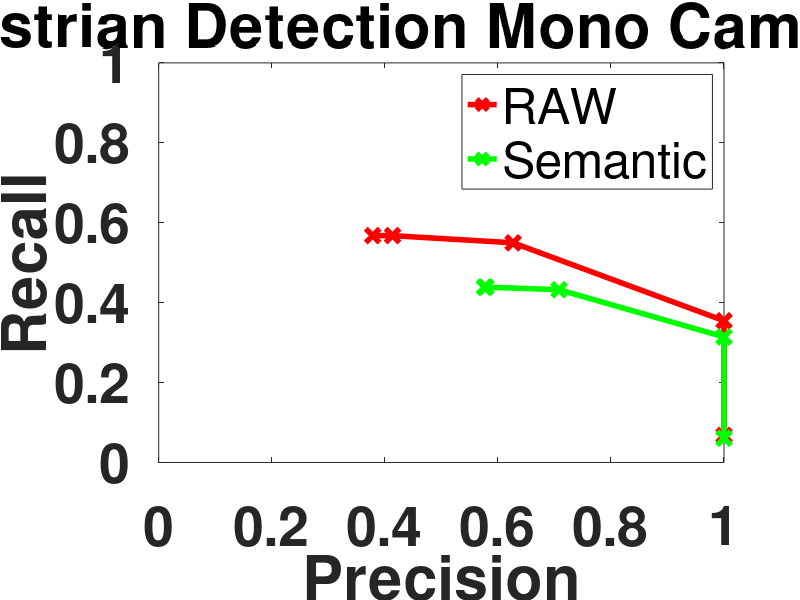
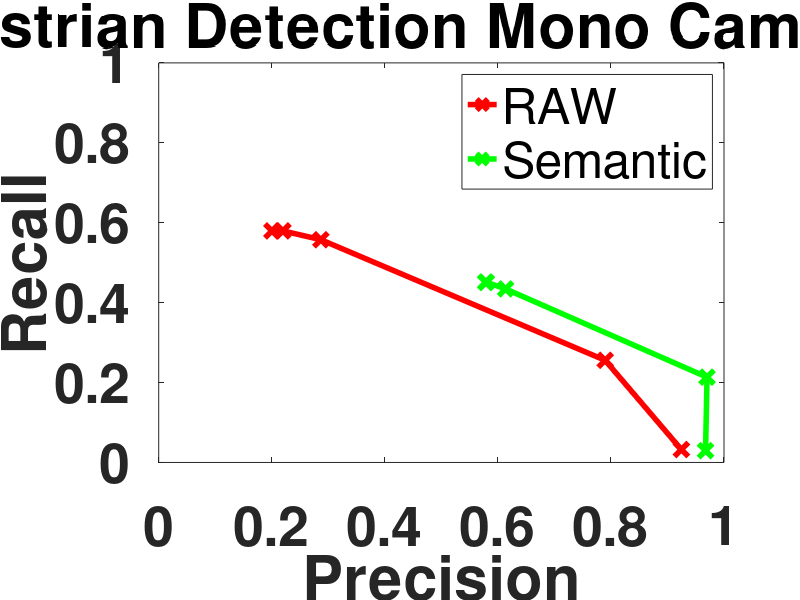
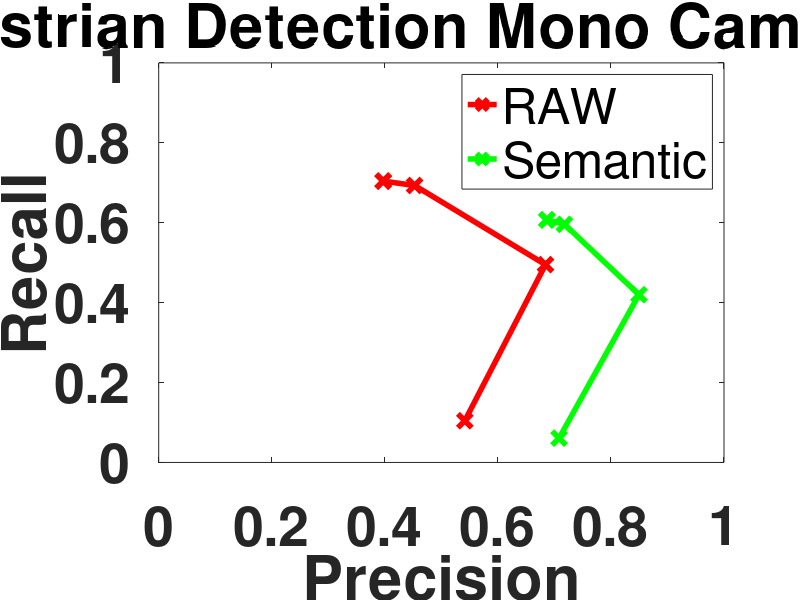

MATLAB code for these plots, in order:
clc;
clear all;
close all;


%% Pedestrian Detection Mono Camera Semantic Constrains

% Camera 1
PSPPrecisionRaw1 = [0.378595 0.413658 0.626883 1 1];
PSPRecallRaw1 = [0.567629 0.567629 0.549722 0.354659 0.0676287];

PSPPrecisionSemantic1 = [0.576124 0.578766 0.708144 1 1];
PSPRecallSemantic1 = [0.438804 0.438804 0.432371 0.314152 0.0605007];

figure1 = figure();
axes1 = axes('Parent',figure1);
plot(PSPPrecisionRaw1, PSPRecallRaw1, '-rx', 'MarkerSize', 10, 'LineWidth', 4)
hold on;
plot(PSPPrecisionSemantic1, PSPRecallSemantic1, '-gx', 'MarkerSize', 10, 'LineWidth', 4)
xlim([0 1]);ylim([0 1]);
xlabel('Precision','FontWeight','bold');
ylabel('Recall','FontWeight','bold');
legend('RAW', 'Semantic')
title('Camera 1 Pedestrian Detection Mono Camera')
title('Camera 1 Pedestrian Detection Mono Camera with Semantic')
set(axes1,'FontSize', 40,'FontWeight','bold');

% Camera 2
PSPPrecisionRaw2 = [0.200251 0.21965 0.28688 0.789796 0.924528];
PSPRecallRaw2 = [0.57959 0.57959 0.557464 0.255614 0.0323646];

PSPPrecisionSemantic2 = [0.578323 0.57955 0.613626 0.96997 0.967391];
PSPRecallSemantic2 = [ 0.451123  0.451123 0.43428 0.213342 0.0293923];

figure1 = figure();
axes1 = axes('Parent',figure1);
plot(PSPPrecisionRaw2, PSPRecallRaw2, '-rx', 'MarkerSize', 10, 'LineWidth', 4)
hold on;
plot(PSPPrecisionSemantic2, PSPRecallSemantic2, '-gx', 'MarkerSize', 10, 'LineWidth', 4)
xlim([0 1]);ylim([0 1]);
xlabel('Precision','FontWeight','bold');
ylabel('Recall','FontWeight','bold');
legend('RAW', 'Semantic')
title('Camera 1 Pedestrian Detection Mono Camera')
title('Camera 1 Pedestrian Detection Mono Camera with Semantic')
set(axes1,'FontSize', 40,'FontWeight','bold');

% Camera 3
PSPPrecisionRaw3 = [ 0.397178 0.397178 0.452723 0.684186 0.541523];
PSPRecallRaw3 = [0.704136 0.704136 0.693129 0.494997 0.104403];


PSPPrecisionSemantic3 = [0.686792 0.686792 0.717671 0.849528 0.708171];
PSPRecallSemantic3 = [0.607071 0.607071 0.596064 0.419947 0.0607071];

figure1 = figure();
axes1 = axes('Parent',figure1);
plot(PSPPrecisionRaw3, PSPRecallRaw3, '-rx', 'MarkerSize', 10, 'LineWidth', 4)
hold on;
plot(PSPPrecisionSemantic3, PSPRecallSemantic3, '-gx', 'MarkerSize', 10, 'LineWidth', 4)
xlim([0 1]);ylim([0 1]);
xlabel('Precision','FontWeight','bold');
ylabel('Recall','FontWeight','bold');
legend('RAW', 'Semantic')
title('Camera 1 Pedestrian Detection Mono Camera')
title('Camera 1 Pedestrian Detection Mono Camera with Semantic')
set(axes1,'FontSize', 40,'FontWeight','bold');


% F-Scores
FScorePSPRaw1 = max((2 .* PSPPrecisionRaw1 .* PSPRecallRaw1)./(PSPPrecisionRaw1 + PSPRecallRaw1))
FScorePSPSemantic1 = max((2 .* PSPPrecisionSemantic1 .* PSPRecallSemantic1)./(PSPPrecisionSemantic1 + PSPRecallSemantic1))

FScorePSPRaw2 = max((2 .* PSPPrecisionRaw2 .* PSPRecallRaw2)./(PSPPrecisionRaw2 + PSPRecallRaw2))
FScorePSPSemantic2 = max((2 .* PSPPrecisionSemantic2 .* PSPRecallSemantic2)./(PSPPrecisionSemantic2 + PSPRecallSemantic2))

FScorePSPRaw3 = max((2 .* PSPPrecisionRaw3 .* PSPRecallRaw3)./(PSPPrecisionRaw3 + PSPRecallRaw3))
FScorePSPSemantic3 = max((2 .* PSPPrecisionSemantic3 .* PSPRecallSemantic3)./(PSPPrecisionSemantic3 + PSPRecallSemantic3))

